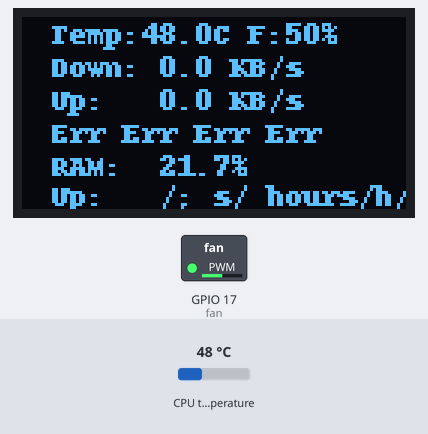
A program run on a simulated Raspberry Pi (BCM pin numbers). Parts: 128×64 one-colour display, switched loads named in the program (green lamp = pin HIGH). Inputs (shaded band) come from the test bench; at power-on: CPU temperature 48 °C. System figures (address, load, memory, disk, uptime) are fixed made-up values; files that are not in the repository are absent.

Above: at 1.8 s.
1.9 s: CPU temperature set to 58 °C
At 5.1 s:
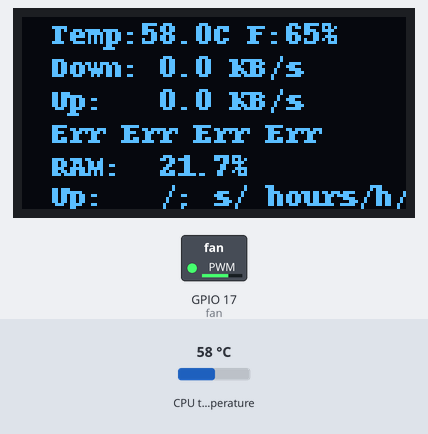
5.6 s: CPU temperature set to 44 °C
At 7.2 s:
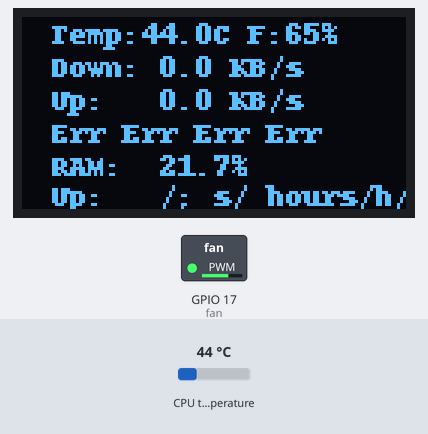
8.9 s: CPU temperature set to 71 °C
At 14.0 s:
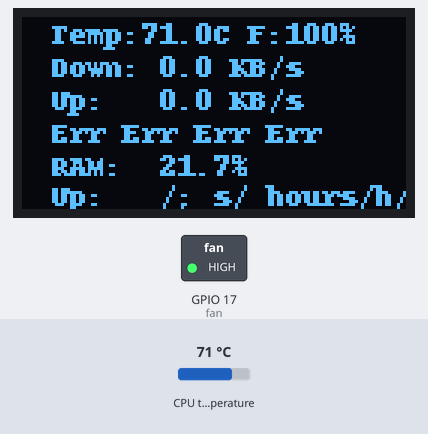
Timing chart, 0 to 15.5 s (numbered marks = the images above; inputs shaded):
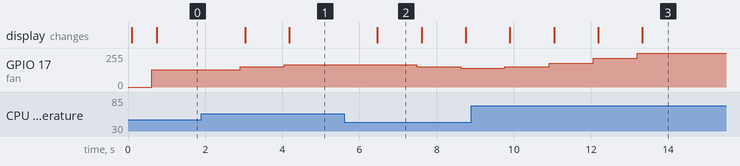

The program:

cpu-monitor.py
```python
"""

การใช้งาน python3 cpu-monitor-fan-control-2.py 1

"""

from luma.core.interface.serial import i2c
from luma.core.render import canvas
from luma.oled.device import ssd1306
from gpiozero import PWMOutputDevice
import time
import subprocess
import os
import psutil
import sys  # เพิ่ม sys เพื่อรับค่าอาร์กิวเมนต์

# --- ส่วนรับค่าจาก Command Line ---
# ตั้งค่าเริ่มต้น (Default) ไว้ที่ 1 วินาที
refresh_interval = 1.0

if len(sys.argv) > 1:
    try:
        # รับค่าจากอาร์กิวเมนต์แรก เช่น python3 file.py 2
        refresh_interval = float(sys.argv[1])
        print(f"Starting monitor with {refresh_interval}s interval")
    except ValueError:
        print("Invalid interval number, using default 1.0s")

# 1. ตั้งค่าจอ OLED
serial = i2c(port=1, address=0x3C)
device = ssd1306(serial, width=128, height=64)

# 2. ตั้งค่าพัดลม (GPIO 17)
fan = PWMOutputDevice(17, active_high=True, frequency=100)

# --- ฟังก์ชันดึงข้อมูล (เหมือนเดิม) ---


def get_cpu_temp_float():
    try:
        temp = os.popen('vcgencmd measure_temp').readline()
        return float(temp.replace("temp=", "").replace("'C\n", ""))
    except:
        return 40.0


last_net_io = psutil.net_io_counters()


def get_network_usage():
    global last_net_io
    curr_net_io = psutil.net_io_counters()
    rx = (curr_net_io.bytes_recv - last_net_io.bytes_recv) / 1024
    tx = (curr_net_io.bytes_sent - last_net_io.bytes_sent) / 1024
    last_net_io = curr_net_io
    return rx, tx


last_idle, last_total = [0]*4, [0]*4


def get_cores_load():
    global last_idle, last_total
    current_loads = []
    try:
        with open('/proc/stat', 'r') as f:
            lines = f.readlines()[1:5]
        for i, line in enumerate(lines):
            fields = [float(column) for column in line.strip().split()[1:]]
            idle, total = fields[3], sum(fields)
            diff_i, diff_t = idle - last_idle[i], total - last_total[i]
            usage = 100 * (1 - (diff_i / diff_t)) if diff_t != 0 else 0
            last_idle[i], last_total[i] = idle, total
            current_loads.append(f"{int(usage)}%")
        return "  ".join(current_loads)
    except:
        return "Err Err Err Err"


def get_ram_usage():
    cmd = "free -m | awk 'NR==2{printf \"%.1f%%\", $3*100/$2 }'"
    return subprocess.check_output(cmd, shell=True).decode("utf-8").strip()


def get_uptime():
    cmd = "uptime -p | sed 's/up //; s/ hours/h/; s/ minutes/m/; s/ hour/h/; s/ minute/m/'"
    return subprocess.check_output(cmd, shell=True).decode("utf-8").strip()


temp_history = []


def control_fan(temp):
    global temp_history
    temp_history.append(temp)
    if len(temp_history) > 5:
        temp_history.pop(0)
    avg_temp = sum(temp_history) / len(temp_history)
    speed = 0.4
    if avg_temp >= 45 and avg_temp < 65:
        speed = 0.4 + (0.6 * (avg_temp - 45) / (65 - 45))
    elif avg_temp >= 65:
        speed = 1.0
    stable_speed = round(speed * 20) / 20
    fan.value = stable_speed
    return int(stable_speed * 100)


# --- ส่วนการแสดงผล ---
try:
    get_cores_load()
    time.sleep(0.5)

    while True:
        current_temp = get_cpu_temp_float()
        fan_speed = control_fan(current_temp)
        rx_speed, tx_speed = get_network_usage()
        c, r, u = get_cores_load(), get_ram_usage(), get_uptime()

        with canvas(device) as draw:
            x_pos = 10
            draw.text(
                (x_pos, 0),  f"Temp:{current_temp}C F:{fan_speed}%", fill="white")
            draw.text(
                (x_pos, 11), f"Down: {rx_speed/refresh_interval:.1f} KB/s", fill="white")
            draw.text(
                (x_pos, 22), f"Up:   {tx_speed/refresh_interval:.1f} KB/s", fill="white")
            draw.text((x_pos, 33), f"{c}", fill="white")
            draw.text((x_pos, 44), f"RAM:  {r}", fill="white")
            draw.text((x_pos, 54), f"Up:   {u}", fill="white")

        # ใช้ค่าที่กรอกมาหน่วงเวลา
        time.sleep(refresh_interval)

except KeyboardInterrupt:
    fan.off()
    device.clear()
```

Measured:
- after the input at 1.9 s, GPIO 17 (fan): 128/255 → 153/255 after 1.0 s, → 166/255 1.1 s later; the display: first changes after 1.1 s (image 1 shows a later state)
